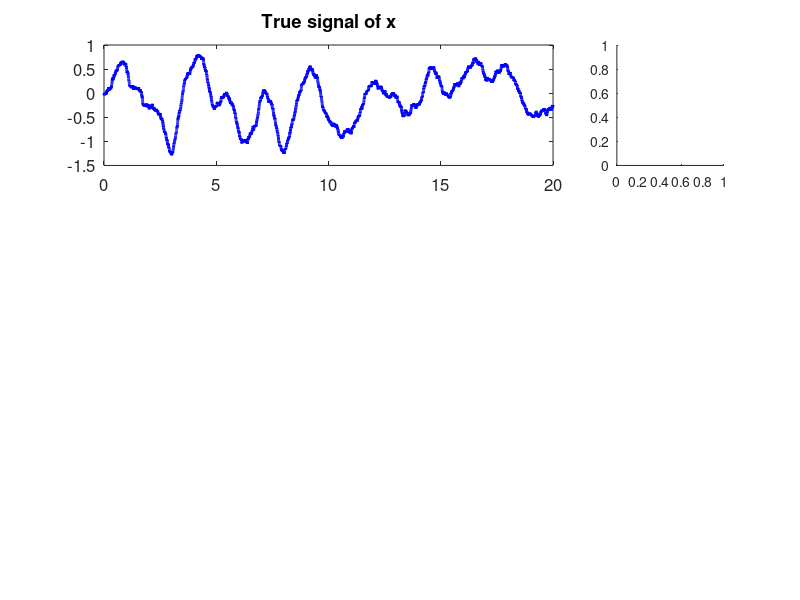

The MATLAB source for this figure: (Note: this script raises an error after producing the figure.)
% Comparing two DA method using the CGNS as a test model
% Smoother is used for both tests
% The test model is:
% dx = (-x + 2y) dt + sigma_x d Wx
% dy = (-2y + z) dt + sigma_y d Wy
% dz = (y - 2z) dt + sigma_z d Wz
% where x is the observed variable
% The goal is to compare the DA result in recovering z
% The linear system is chosen so everything can be explicitly computed
% Method I: Direct DA, computing p(y(t),z(t)|x([0,T]))
% Method II: Two-step DA, (a) computing p(y(t)|x([0,t])). Here we can still
% start with computing p(y(t),z(t)|x([0,T])) and taking the marignal
% distribution. (b) sampling % multiple trajectory of y, 
% computing p(z(t)|y[0,T]) for each trajectory
% and then computing the Gaussian mixture distribution

%%%%%%%%%%%%%%%%%%%%%%%%%%%%%%%%%%%%%%%%%%%%%%%%%%%%%%%%%%%%%%%%%%%%%%%%%%
%%%%%%%%%%%%%%%%%%%%%%% Generating the true signal %%%%%%%%%%%%%%%%%%%%%%%
%%%%%%%%%%%%%%%%%%%%%%%%%%%%%%%%%%%%%%%%%%%%%%%%%%%%%%%%%%%%%%%%%%%%%%%%%%

% coefficient matrix in the linear equation
C1 = [-1,4,0;
    0,-2,1;
    0,1,-2];
C2 = [-1,4,0;
    0,-2,4;
    0,-4,-2];
C3 = [-1,4,0;
    0,-2,0;
    0,0,-2];
C4 = [-1,4,1;
    -1,-2,4;
    1*0,-4*0,-2];
C = C2;
% noise coefficients
sigma_x = .2;
sigma_y = 1/5;
sigma_z = 1;
% Generate the true signal
rng(11);
N = 20000; % total nubmer of time steps
dt = 0.001; % time step
x = zeros(1,N);
y = zeros(1,N);
z = zeros(1,N);
lag = 300; % lag for computing the ACF
% numerical integration: Eulerian-Maruyama method
for i = 2:N
    x(i) = x(i-1) + ( C(1,1) * x(i-1) + C(1,2) * y(i-1) + C(1,3) * z(i-1) ) * dt + sigma_x * sqrt(dt) * randn;
    y(i) = y(i-1) + ( C(2,1) * x(i-1) + C(2,2) * y(i-1) + C(2,3) * z(i-1) ) * dt + sigma_y * sqrt(dt) * randn;
    z(i) = z(i-1) + ( C(3,1) * x(i-1) + C(3,2) * y(i-1) + C(3,3) * z(i-1) ) * dt + sigma_z * sqrt(dt) * randn;
end
disp('Correlation between y and z')
corcf = corrcoef(y,z);
disp(corcf(1,2))
% Showing the true signal and the ACF for each variable
figure
for i = 1:3
    subplot(3,4,[1:3]+(i-1)*4)
    if i == 1
        variable = x;
    elseif i == 2
        variable = y;
    else
        variable = z;
    end    
    plot(dt:dt:N*dt, variable,'b','linewidth',2);
    box on
    set(gca,'fontsize',12)
    if i == 1
        variable = x;
        title('True signal of x')
    elseif i == 2
        variable = y;
        title('True signal of y')
    else
        variable = z;
        title('True signal of z')
        xlabel('t')
    end    
    subplot(3,4,4+(i-1)*4)
    ACF = autocorr(variable, lag);
    plot(0:dt:lag*dt,ACF,'b','linewidth',2)
    box on
    set(gca,'fontsize',12)
    if i == 1
        variable = x;
        title('ACF of x')
    elseif i == 2
        variable = y;
        title('ACF of y')
    else
        variable = z;
        title('ACF of z')
        xlabel('t')
    end    
end

%%%%%%%%%%%%%%%%%%%%%%%%%%%%%%%%%%%%%%%%%%%%%%%%%%%%%%%%%%%%%%%%%%%%%%%%%%
%%%%%%%%%%%%%%%%%%%%%%%%%%%%%%%%% Method I %%%%%%%%%%%%%%%%%%%%%%%%%%%%%%%
%%%%%%%%%%%%%%%%%%%%%%%%%%%%%%%%%%%%%%%%%%%%%%%%%%%%%%%%%%%%%%%%%%%%%%%%%%

InvBoB = 1/sigma_x^2;
b1 = [sigma_y,0;0,sigma_z];
mu0 = [0;0]; % initial value of posterior mean
n = 2;
R0 = eye(n,n); % initial value of posterior covariance
u_post_mean = zeros(n,N); % posterior mean
u_post_mean(:,1) = mu0;
u_post_cov = zeros(n,n,N); % posterior covariance
u_post_cov(:,:,1) = R0; % only save the diagonal elements
for i = 2:N
    x0 = x(i-1); 
    x1 = x(i); 
    a0 = [C(2,1) * x0;
        C(3,1) * x0];
    a1 = [C(2,2), C(2,3);
        C(3,2), C(3,3)];
    % matrix for filtering
    A0 = C(1,1) * x0;
    A1 = [C(1,2), C(1,3)];
    % update the posterior mean and posterior covariance
    mu = mu0 + (a0 + a1 * mu0) * dt + (R0 * A1') * InvBoB * (x1-x0 - A1 * mu0 * dt);
    R = R0 + (a1 * R0 + R0* a1' + b1*b1' - (R0*A1') * InvBoB * (R0*A1')')*dt;
    u_post_mean(:,i) = mu;
    u_post_cov(:,:,i) = R;
    mu0 = mu;
    R0 = R;  
end
gamma_mean_trace = u_post_mean;
gamma_cov_trace = u_post_cov;
gamma_mean_trace1 = gamma_mean_trace;
mu_s = zeros(n,N); % Save the posterior mean in smoothing
R_s = zeros(n,n,N); % Save the posterior covariance in smoothing

% Smoothing is backward
% Intial values for smoothing (at the last time instant)
mu_s(:,end) = mu; % save the initial value of the smoother mean 
R_s(:,:,end) = R; % save the initial value of the smoother covariance
Y_Sampling = zeros(n,N); % Save for the backward sampled trajectory
% rd_Y = randn(n,N); % pre-generated random numbers
s_n = 30;
Y_Sampling_Save = zeros(n,N,s_n);

for i = N-1:-1:1
    % Matrices and vectors in the conditional Gaussian smoothing and
    % backward sampling
    x0 = x(i+1); 
    a0 = [C(2,1) * x0;
        C(3,1) * x0];
    a1 = [C(2,2), C(2,3);
        C(3,2), C(3,3)];
    gamma_cov = gamma_cov_trace(:,:,i); % filter covariance is needed as the input of smoothing formula 
    C_temp = gamma_cov * (eye(n) + a1 * dt)' * (b1 * b1' * dt + (eye(n) + a1 * dt) * gamma_cov * (eye(n) + a1 * dt)')^(-1);
%     mu_s(:,i) = gamma_mean_trace(:,i) + C_temp * (mu_s(:,i+1) - a0 * dt - ( eye(n) + a1 * dt) * gamma_mean_trace(:,i)); % update the smoother mean
    mu_s(:,i) = mu_s(:,i+1) + (-a0 - a1 * mu_s(:,i+1) + b1 * b1' * inv(gamma_cov_trace(:,:,i+1)) * (gamma_mean_trace(:,i+1) - mu_s(:,i+1))) * dt;
    
    R_s_temp = R_s(:,:,i+1);
    R_s_temp = gamma_cov + C_temp * (R_s_temp - (eye(n) + a1 * dt) * gamma_cov * (eye(n) + a1 * dt)' - b1 * b1' * dt) * C_temp';   
    R_s(:,:,i) = R_s_temp; % update the smoother covariance (this line and the above two lines)
    for j = 1:s_n
%         Y_Sampling_Save(:,i,j) = Y_Sampling_Save(:,i+1,j) + (-a0 - a1 * Y_Sampling_Save(:,i+1,j)) * dt + b1 * b1' * inv(gamma_cov) * (gamma_mean_trace(:,i) ... 
%         - Y_Sampling_Save(:,i+1,j)) * dt + b1 * randn(n,1) * sqrt(dt); % Backward sampling; the sampled trajectory has random noise
        Y_Sampling_Save(:,i,j) = Y_Sampling_Save(:,i+1,j) - mu_s(:,i+1) + mu_s(:,i) - (a1 + b1 * b1' * inv(gamma_cov)) * (Y_Sampling_Save(:,i+1,j) - mu_s(:,i+1)) * dt + b1 * randn(n,1) * sqrt(dt); 
    end

end
y_sampled = squeeze(Y_Sampling_Save(1,:,:));

u_post_mean = mu_s;
u_post_cov = R_s;
u_post_mean_one_step = mu_s;
u_post_cov_one_step = R_s;

figure
for i = 1:2
    subplot(4,1,i)
    if i == 1
        variable = y;
    elseif i == 2
        variable = z;
    end    
    hold on
    plot(dt:dt:N*dt, variable,'b','linewidth',2);
    plot(dt:dt:N*dt, gamma_mean_trace(i,:),'r','linewidth',2);
    post_upper = gamma_mean_trace(i,:) + 2 * transpose(sqrt(squeeze(gamma_cov_trace(i,i,:))));
    post_lower = gamma_mean_trace(i,:) - 2 * transpose(sqrt(squeeze(gamma_cov_trace(i,i,:))));
    tt = dt:dt:N*dt;
    patch([tt,tt(end:-1:1)],[post_lower,post_upper(end:-1:1)],'r','facealpha',0.2,'linestyle','none');
    box on
    set(gca,'fontsize',12)
end
for i = 1:2
    subplot(4,1,i+2)
    if i == 1
        variable = y;
    elseif i == 2
        variable = z;
    end    
    hold on
    plot(dt:dt:N*dt, variable,'b','linewidth',2);
    plot(dt:dt:N*dt, u_post_mean(i,:),'r','linewidth',2);
    post_upper = u_post_mean(i,:) + 2 * transpose(sqrt(squeeze(u_post_cov(i,i,:))));
    post_lower = u_post_mean(i,:) - 2 * transpose(sqrt(squeeze(u_post_cov(i,i,:))));
    tt = dt:dt:N*dt;
    patch([tt,tt(end:-1:1)],[post_lower,post_upper(end:-1:1)],'r','facealpha',0.2,'linestyle','none');
    box on
    set(gca,'fontsize',12)
end
% pause
%%%%%%%%%%%%%%%%%%%%%%%%%%%%%%%%%%%%%%%%%%%%%%%%%%%%%%%%%%%%%%%%%%%%%%%%%%
%%%%%%%%%%%%%%%%%%%%%%%%%%%%%%%% Method II %%%%%%%%%%%%%%%%%%%%%%%%%%%%%%%
%%%%%%%%%%%%%%%%%%%%%%%%%%%%%%%%%%%%%%%%%%%%%%%%%%%%%%%%%%%%%%%%%%%%%%%%%%

% Here the sampled trajectories are from the data assimilation results in
% Method I. So, there is no model error in getting these time series. In
% practice, a different model would be used in the DA of part of the system
% and therefore model error may exist. 
 
u_post_mean_all = zeros(s_n,N);
u_post_cov_all = zeros(s_n,N);
Z_Sampling_Save = zeros(N,s_n);
for k = 1:s_n
    InvBoB = 1/sigma_y^2;
    b1 = sigma_z;
    mu0 = 0; % initial value of posterior mean
    R0 = 1; % initial value of posterior covariance
    u_post_mean = zeros(1,N); % posterior mean
    u_post_mean(1) = mu0;
    u_post_cov = zeros(1,N); % posterior covariance
    u_post_cov(1) = R0; % only save the diagonal elements
    for i = 2:N
        y0 = y_sampled(i-1,k); 
        y1 = y_sampled(i,k); 
        a0 = C(3,2) * y0;
        a1 = C(3,3);
        % matrix for filtering
        A0 = C(2,2) * y0;
        A1 = C(2,3);
        % update the posterior mean and posterior covariance
        mu = mu0 + (a0 + a1 * mu0) * dt + (R0 * A1') * InvBoB * (y1-y0 - A1 * mu0 * dt);
        R = R0 + (a1 * R0 + R0* a1' + b1*b1' - (R0*A1') * InvBoB * (R0*A1')')*dt;
        u_post_mean(i) = mu;
        u_post_cov(i) = R;
        mu0 = mu;
        R0 = R;  
    end
    gamma_mean_trace = u_post_mean;
    gamma_cov_trace = u_post_cov;
    
    mu_s = zeros(1,N); % Save the posterior mean in smoothing
    R_s = zeros(1,N); % Save the posterior covariance in smoothing

    % Smoothing is backward
    % Intial values for smoothing (at the last time instant)
    mu_s(end) = mu; % save the initial value of the smoother mean 
    R_s(end) = R; % save the initial value of the smoother covariance
    n = 1;
    for i = N-1:-1:1
        % Matrices and vectors in the conditional Gaussian smoothing and
        % backward sampling
 
        y0 = y_sampled(i+1,k); 
        a0 = C(3,2) * y0;
        a1 = C(3,3);
        gamma_cov = gamma_cov_trace(i); % filter covariance is needed as the input of smoothing formula 
        C_temp = gamma_cov * (eye(n) + a1 * dt)' * (b1 * b1' * dt + (eye(n) + a1 * dt) * gamma_cov * (eye(n) + a1 * dt)')^(-1);
        mu_s(i) = gamma_mean_trace(i) + C_temp * (mu_s(i+1) - a0 * dt - ( eye(n) + a1 * dt) * gamma_mean_trace(i)); % update the smoother mean
        R_s_temp = R_s(i+1);
        R_s_temp = gamma_cov + C_temp * (R_s_temp - (eye(n) + a1 * dt) * gamma_cov * (eye(n) + a1 * dt)' - b1 * b1' * dt) * C_temp';   
        R_s(i) = R_s_temp; % update the smoother covariance (this line and the above two lines)  
        Z_Sampling_Save(i,k) = Z_Sampling_Save(i+1,k) - mu_s(i+1) + mu_s(i) - (a1 + b1 * b1' * inv(gamma_cov)) * (Z_Sampling_Save(i+1,k) - mu_s(i+1)) * dt + b1 * randn(n,1) * sqrt(dt); 
    end
    u_post_mean_all(k,:) = mu_s;
    u_post_cov_all(k,:) = R_s;    
end
z_sampled = Z_Sampling_Save;
z_mean = mean(u_post_mean_all);%mean(z_sampled');%
z_var = mean(u_post_cov_all) + var(u_post_mean_all);
figure
subplot(3,1,1)
variable = z;
hold on
h1 = plot(dt:dt:N*dt, variable,'b','linewidth',2);
tt = dt:dt:N*dt;
h2 = plot(dt:dt:N*dt, u_post_mean_one_step(2,:),'r','linewidth',2);
post_upper_one_step = u_post_mean_one_step(2,:) + 2 * transpose(sqrt(squeeze(u_post_cov_one_step(2,2,:))));
post_lower_one_step = u_post_mean_one_step(2,:) - 2 * transpose(sqrt(squeeze(u_post_cov_one_step(2,2,:))));
patch([tt,tt(end:-1:1)],[post_lower_one_step,post_upper_one_step(end:-1:1)],'r','facealpha',0.2,'linestyle','none');
h3 = plot(dt:dt:N*dt, z_mean,'g','linewidth',2);
post_upper = z_mean + 2 * sqrt(z_var);
post_lower = z_mean - 2 * sqrt(z_var);
patch([tt,tt(end:-1:1)],[post_lower,post_upper(end:-1:1)],'g','facealpha',0.2,'linestyle','none');
box on
set(gca,'fontsize',12)
legend([h1,h2,h3],'Truth','Method I','Method II')


RMSE_I = sqrt(sum((z - u_post_mean_one_step(2,:)).^2)/N);
RMSE_II = sqrt(sum((z - z_mean).^2)/N);
disp('RMSEs of Method I and Method II')
disp([RMSE_I, RMSE_II])

%%%%%%%%%%%%%%%%%%%%%%%%%%%%%%%%%%%%%%%%%%%%%%%%%%%%%%%%%%%%%%%%%%%%%%%%%%
%%%%%%%%%%%%%%%%%%%%%%%%%%%%%%%% Method III %%%%%%%%%%%%%%%%%%%%%%%%%%%%%%
%%%%%%%%%%%%%%%%%%%%%%%%%%%%%%%%%%%%%%%%%%%%%%%%%%%%%%%%%%%%%%%%%%%%%%%%%%

% Here the sampled trajectories are from the data assimilation results in
% Method I. So, there is no model error in getting these time series. In
% practice, a different model would be used in the DA of part of the system
% and therefore model error may exist. 
% A different method p(z|x) = p(y|x)p(z|y,x)
% Here p(z|y,x) is different from Method II, which was p(z|y)

u_post_mean_all = zeros(s_n,N);
u_post_cov_all = zeros(s_n,N);
for k = 1:s_n
    InvBoB = [1/sigma_x^2,0;0,1/sigma_y^2];
    b1 = sigma_z;
    mu0 = 0; % initial value of posterior mean
    R0 = 1; % initial value of posterior covariance
    u_post_mean = zeros(1,N); % posterior mean
    u_post_mean(1) = mu0;
    u_post_cov = zeros(1,N); % posterior covariance
    u_post_cov(1) = R0; % only save the diagonal elements
    for i = 2:N
        x0 = x(i-1); 
        x1 = x(i); 
        y0 = y_sampled(i-1,k); 
        y1 = y_sampled(i,k); 
        obs_diff = [x1 - x0; y1 - y0];
        a0 = C(3,1) * x0 + C(3,2) * y0;
        a1 = C(3,3);
        % matrix for filtering
        A0 = [C(1,1) * x0 + C(1,2) * y0;
            C(2,1) * x0 + C(2,2) * y0];
        A1 = [C(1,3);C(2,3)];
        % update the posterior mean and posterior covariance
        mu = mu0 + (a0 + a1 * mu0) * dt + (R0 * A1') * InvBoB * (obs_diff - A1 * mu0 * dt);
        R = R0 + (a1 * R0 + R0* a1' + b1*b1' - (R0*A1') * InvBoB * (R0*A1')')*dt;
        u_post_mean(i) = mu;
        u_post_cov(i) = R;
        mu0 = mu;
        R0 = R;  
    end
    gamma_mean_trace = u_post_mean;
    gamma_cov_trace = u_post_cov;
    
    mu_s = zeros(1,N); % Save the posterior mean in smoothing
    R_s = zeros(1,N); % Save the posterior covariance in smoothing

    % Smoothing is backward
    % Intial values for smoothing (at the last time instant)
    mu_s(end) = mu; % save the initial value of the smoother mean 
    R_s(end) = R; % save the initial value of the smoother covariance
    n = 1;
    for i = N-1:-1:1
        % Matrices and vectors in the conditional Gaussian smoothing and
        % backward sampling
        x0 = x(i+1); 
        y0 = y_sampled(i+1,k); 
        a0 = C(3,1) * x0 + C(3,2) * y0;
        a1 = C(3,3);
        gamma_cov = gamma_cov_trace(i); % filter covariance is needed as the input of smoothing formula 
        C_temp = gamma_cov * (eye(n) + a1 * dt)' * (b1 * b1' * dt + (eye(n) + a1 * dt) * gamma_cov * (eye(n) + a1 * dt)')^(-1);
        mu_s(i) = gamma_mean_trace(i) + C_temp * (mu_s(i+1) - a0 * dt - ( eye(n) + a1 * dt) * gamma_mean_trace(i)); % update the smoother mean
        R_s_temp = R_s(i+1);
        R_s_temp = gamma_cov + C_temp * (R_s_temp - (eye(n) + a1 * dt) * gamma_cov * (eye(n) + a1 * dt)' - b1 * b1' * dt) * C_temp';   
        R_s(i) = R_s_temp; % update the smoother covariance (this line and the above two lines)  
        Z_Sampling_Save(i,k) = Z_Sampling_Save(i+1,k) - mu_s(i+1) + mu_s(i) - (a1 + b1 * b1' * inv(gamma_cov)) * (Z_Sampling_Save(i+1,k) - mu_s(i+1)) * dt + b1 * randn(n,1) * sqrt(dt); 

    end
    u_post_mean_all(k,:) = mu_s;
    u_post_cov_all(k,:) = R_s;
end
z_sampled = Z_Sampling_Save(1,:,:);
z_mean2 = mean(u_post_mean_all);%mean(z_sampled');%
z_var2 = mean(u_post_cov_all) + var(u_post_mean_all);
subplot(3,1,2)
variable = z;
hold on
h1 = plot(dt:dt:N*dt, variable,'b','linewidth',2);
tt = dt:dt:N*dt;
h2 = plot(dt:dt:N*dt, u_post_mean_one_step(2,:),'r','linewidth',2);
post_upper_one_step = u_post_mean_one_step(2,:) + 2 * transpose(sqrt(squeeze(u_post_cov_one_step(2,2,:))));
post_lower_one_step = u_post_mean_one_step(2,:) - 2 * transpose(sqrt(squeeze(u_post_cov_one_step(2,2,:))));
patch([tt,tt(end:-1:1)],[post_lower_one_step,post_upper_one_step(end:-1:1)],'r','facealpha',0.2,'linestyle','none');
h3 = plot(dt:dt:N*dt, z_mean2,'k','linewidth',2);
post_upper = z_mean2 + 2 * sqrt(z_var2);
post_lower = z_mean2 - 2 * sqrt(z_var2);
patch([tt,tt(end:-1:1)],[post_lower,post_upper(end:-1:1)],'k','facealpha',0.2,'linestyle','none');
box on
set(gca,'fontsize',12)
legend([h1,h2,h3],'Truth','Method I','Method III')


RMSE_I = sqrt(sum((z - u_post_mean_one_step(2,:)).^2)/N);
RMSE_III = sqrt(sum((z - z_mean2).^2)/N);
disp('RMSEs of Method I and Method III')
disp([RMSE_I, RMSE_III])

%%%%%%%%%%%%%%%%%%%%%%%%%%%%%%%%%%%%%%%%%%%%%%%%%%%%%%%%%%%%%%%%%%%%%%%%%%
%%%%%%%%%%%%%%%%%%%%%%%%%%%%%%%%%% Test IV %%%%%%%%%%%%%%%%%%%%%%%%%%%%%%%
%%%%%%%%%%%%%%%%%%%%%%%%%%%%%%%%%%%%%%%%%%%%%%%%%%%%%%%%%%%%%%%%%%%%%%%%%%

% Do directly p(z|x,y)

 

InvBoB = [1/sigma_x^2,0;0,1/sigma_y^2];
b1 = sigma_z;
mu0 = 0; % initial value of posterior mean
R0 = 1; % initial value of posterior covariance
u_post_mean = zeros(1,N); % posterior mean
u_post_mean(1) = mu0;
u_post_cov = zeros(1,N); % posterior covariance
u_post_cov(1) = R0; % only save the diagonal elements
for i = 2:N
    x0 = x(i-1); 
    x1 = x(i); 
    y0 = y(i-1); 
    y1 = y(i); 
    obs_diff = [x1 - x0; y1 - y0];
    a0 = C(3,1) * x0 + C(3,2) * y0;
    a1 = C(3,3);
    % matrix for filtering
    A0 = [C(1,1) * x0 + C(1,2) * y0;
        C(2,1) * x0 + C(2,2) * y0];
    A1 = [C(1,3);C(2,3)];
    % update the posterior mean and posterior covariance
    mu = mu0 + (a0 + a1 * mu0) * dt + (R0 * A1') * InvBoB * (obs_diff - A1 * mu0 * dt);
    R = R0 + (a1 * R0 + R0* a1' + b1*b1' - (R0*A1') * InvBoB * (R0*A1')')*dt;
    u_post_mean(i) = mu;
    u_post_cov(i) = R;
    mu0 = mu;
    R0 = R;  
end
gamma_mean_trace = u_post_mean;
gamma_cov_trace = u_post_cov;
gamma_mean_trace3 = gamma_mean_trace;
mu_s = zeros(1,N); % Save the posterior mean in smoothing
R_s = zeros(1,N); % Save the posterior covariance in smoothing

% Smoothing is backward
% Intial values for smoothing (at the last time instant)
mu_s(end) = mu; % save the initial value of the smoother mean 
R_s(end) = R; % save the initial value of the smoother covariance
n = 1;
for i = N-1:-1:1
    % Matrices and vectors in the conditional Gaussian smoothing and
    % backward sampling
    x0 = x(i+1); 
    y0 = y(i+1);
    a0 = C(3,1) * x0 + C(3,2) * y0;
    a1 = C(3,3);
    gamma_cov = gamma_cov_trace(i); % filter covariance is needed as the input of smoothing formula 
    C_temp = gamma_cov * (eye(n) + a1 * dt)' * (b1 * b1' * dt + (eye(n) + a1 * dt) * gamma_cov * (eye(n) + a1 * dt)')^(-1);
%     mu_s(i) = gamma_mean_trace(i) + C_temp * (mu_s(i+1) - a0 * dt - ( eye(n) + a1 * dt) * gamma_mean_trace(i)); % update the smoother mean
    mu_s(i) = mu_s(i+1) + (-a0 - a1 * mu_s(i+1) + b1 * b1' * inv(gamma_cov_trace(i+1)) * (gamma_mean_trace(i+1) - mu_s(i+1))) * dt;
    R_s_temp = R_s(i+1);
    R_s_temp = gamma_cov + C_temp * (R_s_temp - (eye(n) + a1 * dt) * gamma_cov * (eye(n) + a1 * dt)' - b1 * b1' * dt) * C_temp';   
    R_s(i) = R_s_temp; % update the smoother covariance (this line and the above two lines)  
end
u_post_mean_all = mu_s;
u_post_cov_all = R_s;

z_mean3 = mu_s;
z_var3 = R_s;
subplot(3,1,3)
variable = z;
hold on
h1 = plot(dt:dt:N*dt, variable,'b','linewidth',2);
tt = dt:dt:N*dt;
h2 = plot(dt:dt:N*dt, u_post_mean_one_step(2,:),'r','linewidth',2);
post_upper_one_step = u_post_mean_one_step(2,:) + 2 * transpose(sqrt(squeeze(u_post_cov_one_step(2,2,:))));
post_lower_one_step = u_post_mean_one_step(2,:) - 2 * transpose(sqrt(squeeze(u_post_cov_one_step(2,2,:))));
patch([tt,tt(end:-1:1)],[post_lower_one_step,post_upper_one_step(end:-1:1)],'r','facealpha',0.2,'linestyle','none');
h3 = plot(dt:dt:N*dt, z_mean3,'c','linewidth',2);
post_upper = z_mean3 + 2 * sqrt(z_var3);
post_lower = z_mean3 - 2 * sqrt(z_var3);
patch([tt,tt(end:-1:1)],[post_lower,post_upper(end:-1:1)],'c','facealpha',0.2,'linestyle','none');
box on
set(gca,'fontsize',12)
legend([h1,h2,h3],'Truth','Method I','Method IV')


RMSE_I = sqrt(sum((z - u_post_mean_one_step(2,:)).^2)/N);
RMSE_IV = sqrt(sum((z - z_mean3).^2)/N);
disp('RMSEs of Method I and Method IV')
disp([RMSE_I, RMSE_IV])